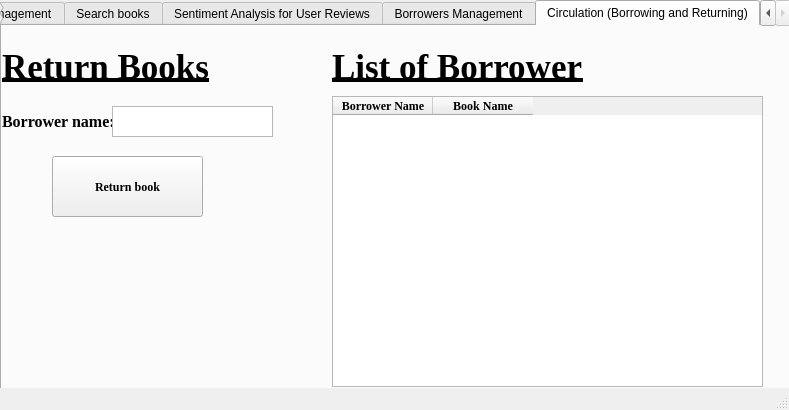
<?xml version="1.0" encoding="UTF-8"?>
<ui version="4.0">
 <class>MainWindow</class>
 <widget class="QMainWindow" name="MainWindow">
  <property name="geometry">
   <rect>
    <x>0</x>
    <y>0</y>
    <width>789</width>
    <height>410</height>
   </rect>
  </property>
  <property name="windowTitle">
   <string>MainWindow</string>
  </property>
  <widget class="QWidget" name="centralwidget">
   <widget class="QTabWidget" name="tabWidget">
    <property name="geometry">
     <rect>
      <x>0</x>
      <y>0</y>
      <width>791</width>
      <height>421</height>
     </rect>
    </property>
    <property name="currentIndex">
     <number>4</number>
    </property>
    <widget class="QWidget" name="tab">
     <attribute name="title">
      <string>Book Entry and Management</string>
     </attribute>
     <widget class="QLabel" name="label">
      <property name="geometry">
       <rect>
        <x>0</x>
        <y>0</y>
        <width>781</width>
        <height>81</height>
       </rect>
      </property>
      <property name="font">
       <font>
        <family>Times New Roman</family>
        <pointsize>26</pointsize>
        <weight>75</weight>
        <bold>true</bold>
        <underline>true</underline>
       </font>
      </property>
      <property name="text">
       <string>Register Books</string>
      </property>
     </widget>
     <widget class="QLabel" name="label_2">
      <property name="geometry">
       <rect>
        <x>0</x>
        <y>70</y>
        <width>41</width>
        <height>31</height>
       </rect>
      </property>
      <property name="font">
       <font>
        <family>Times New Roman</family>
        <pointsize>12</pointsize>
        <weight>75</weight>
        <bold>true</bold>
        <underline>false</underline>
       </font>
      </property>
      <property name="text">
       <string>Title:</string>
      </property>
     </widget>
     <widget class="QLabel" name="label_3">
      <property name="geometry">
       <rect>
        <x>0</x>
        <y>110</y>
        <width>61</width>
        <height>31</height>
       </rect>
      </property>
      <property name="font">
       <font>
        <family>Times New Roman</family>
        <pointsize>12</pointsize>
        <weight>75</weight>
        <bold>true</bold>
        <underline>false</underline>
       </font>
      </property>
      <property name="text">
       <string>Author:</string>
      </property>
     </widget>
     <widget class="QLabel" name="label_4">
      <property name="geometry">
       <rect>
        <x>0</x>
        <y>150</y>
        <width>91</width>
        <height>31</height>
       </rect>
      </property>
      <property name="font">
       <font>
        <family>Times New Roman</family>
        <pointsize>12</pointsize>
        <weight>75</weight>
        <bold>true</bold>
        <underline>false</underline>
       </font>
      </property>
      <property name="text">
       <string>Description:</string>
      </property>
     </widget>
     <widget class="QTextEdit" name="textEdit">
      <property name="geometry">
       <rect>
        <x>40</x>
        <y>70</y>
        <width>201</width>
        <height>31</height>
       </rect>
      </property>
     </widget>
     <widget class="QTextEdit" name="textEdit_2">
      <property name="geometry">
       <rect>
        <x>60</x>
        <y>110</y>
        <width>181</width>
        <height>31</height>
       </rect>
      </property>
     </widget>
     <widget class="QTextEdit" name="textEdit_3">
      <property name="geometry">
       <rect>
        <x>0</x>
        <y>180</y>
        <width>241</width>
        <height>131</height>
       </rect>
      </property>
     </widget>
     <widget class="QTableWidget" name="tableWidget">
      <property name="geometry">
       <rect>
        <x>320</x>
        <y>70</y>
        <width>311</width>
        <height>241</height>
       </rect>
      </property>
      <column>
       <property name="text">
        <string>Title</string>
       </property>
       <property name="font">
        <font>
         <family>Times New Roman</family>
         <weight>75</weight>
         <bold>true</bold>
        </font>
       </property>
      </column>
      <column>
       <property name="text">
        <string>Author</string>
       </property>
       <property name="font">
        <font>
         <family>Times New Roman</family>
         <weight>75</weight>
         <bold>true</bold>
        </font>
       </property>
      </column>
      <column>
       <property name="text">
        <string>Description</string>
       </property>
       <property name="font">
        <font>
         <family>Times New Roman</family>
         <weight>75</weight>
         <bold>true</bold>
        </font>
       </property>
      </column>
     </widget>
     <widget class="QLabel" name="label_5">
      <property name="geometry">
       <rect>
        <x>330</x>
        <y>0</y>
        <width>781</width>
        <height>81</height>
       </rect>
      </property>
      <property name="font">
       <font>
        <family>Times New Roman</family>
        <pointsize>26</pointsize>
        <weight>75</weight>
        <bold>true</bold>
        <underline>true</underline>
       </font>
      </property>
      <property name="text">
       <string>List of Books</string>
      </property>
     </widget>
     <widget class="QPushButton" name="pushButton">
      <property name="geometry">
       <rect>
        <x>70</x>
        <y>320</y>
        <width>101</width>
        <height>41</height>
       </rect>
      </property>
      <property name="font">
       <font>
        <family>Times New Roman</family>
        <weight>75</weight>
        <bold>true</bold>
       </font>
      </property>
      <property name="text">
       <string>Add Book</string>
      </property>
     </widget>
     <widget class="QPushButton" name="pushButton_2">
      <property name="geometry">
       <rect>
        <x>650</x>
        <y>110</y>
        <width>111</width>
        <height>51</height>
       </rect>
      </property>
      <property name="font">
       <font>
        <family>Times New Roman</family>
        <weight>75</weight>
        <bold>true</bold>
       </font>
      </property>
      <property name="text">
       <string>Edit Book</string>
      </property>
     </widget>
     <widget class="QPushButton" name="pushButton_5">
      <property name="geometry">
       <rect>
        <x>650</x>
        <y>190</y>
        <width>111</width>
        <height>51</height>
       </rect>
      </property>
      <property name="font">
       <font>
        <family>Times New Roman</family>
        <weight>75</weight>
        <bold>true</bold>
       </font>
      </property>
      <property name="text">
       <string>Delete Book</string>
      </property>
     </widget>
    </widget>
    <widget class="QWidget" name="tab_2">
     <attribute name="title">
      <string>Search books</string>
     </attribute>
     <widget class="QTableWidget" name="tableWidget_3">
      <property name="geometry">
       <rect>
        <x>240</x>
        <y>120</y>
        <width>311</width>
        <height>241</height>
       </rect>
      </property>
      <column>
       <property name="text">
        <string>Title</string>
       </property>
       <property name="font">
        <font>
         <family>Times New Roman</family>
         <weight>75</weight>
         <bold>true</bold>
        </font>
       </property>
      </column>
      <column>
       <property name="text">
        <string>Author</string>
       </property>
       <property name="font">
        <font>
         <family>Times New Roman</family>
         <weight>75</weight>
         <bold>true</bold>
        </font>
       </property>
      </column>
      <column>
       <property name="text">
        <string>Description</string>
       </property>
       <property name="font">
        <font>
         <family>Times New Roman</family>
         <weight>75</weight>
         <bold>true</bold>
        </font>
       </property>
      </column>
     </widget>
     <widget class="QLabel" name="label_11">
      <property name="geometry">
       <rect>
        <x>290</x>
        <y>0</y>
        <width>211</width>
        <height>81</height>
       </rect>
      </property>
      <property name="font">
       <font>
        <family>Times New Roman</family>
        <pointsize>26</pointsize>
        <weight>75</weight>
        <bold>true</bold>
        <underline>true</underline>
       </font>
      </property>
      <property name="text">
       <string>Search Books</string>
      </property>
     </widget>
     <widget class="QTextEdit" name="textEdit_7">
      <property name="geometry">
       <rect>
        <x>240</x>
        <y>80</y>
        <width>231</width>
        <height>31</height>
       </rect>
      </property>
     </widget>
     <widget class="QPushButton" name="pushButton_6">
      <property name="geometry">
       <rect>
        <x>480</x>
        <y>82</y>
        <width>61</width>
        <height>31</height>
       </rect>
      </property>
      <property name="font">
       <font>
        <family>Times New Roman</family>
        <weight>75</weight>
        <bold>true</bold>
       </font>
      </property>
      <property name="text">
       <string>Search</string>
      </property>
     </widget>
    </widget>
    <widget class="QWidget" name="tab_3">
     <attribute name="title">
      <string>Sentiment Analysis for User Reviews</string>
     </attribute>
     <widget class="QLabel" name="label_12">
      <property name="geometry">
       <rect>
        <x>230</x>
        <y>10</y>
        <width>491</width>
        <height>81</height>
       </rect>
      </property>
      <property name="font">
       <font>
        <family>Times New Roman</family>
        <pointsize>26</pointsize>
        <weight>75</weight>
        <bold>true</bold>
        <underline>true</underline>
       </font>
      </property>
      <property name="text">
       <string>Enter Book Reviews:</string>
      </property>
     </widget>
     <widget class="QTextEdit" name="textEdit_8">
      <property name="geometry">
       <rect>
        <x>230</x>
        <y>100</y>
        <width>311</width>
        <height>141</height>
       </rect>
      </property>
     </widget>
     <widget class="QPushButton" name="pushButton_7">
      <property name="geometry">
       <rect>
        <x>300</x>
        <y>250</y>
        <width>151</width>
        <height>51</height>
       </rect>
      </property>
      <property name="font">
       <font>
        <family>Times New Roman</family>
        <weight>75</weight>
        <bold>true</bold>
       </font>
      </property>
      <property name="text">
       <string>Analyze Sentiment</string>
      </property>
     </widget>
    </widget>
    <widget class="QWidget" name="tab_4">
     <attribute name="title">
      <string>Borrowers Management</string>
     </attribute>
     <widget class="QLabel" name="label_13">
      <property name="geometry">
       <rect>
        <x>0</x>
        <y>0</y>
        <width>251</width>
        <height>81</height>
       </rect>
      </property>
      <property name="font">
       <font>
        <family>Times New Roman</family>
        <pointsize>26</pointsize>
        <weight>75</weight>
        <bold>true</bold>
        <underline>true</underline>
       </font>
      </property>
      <property name="text">
       <string>Add Borrowers</string>
      </property>
     </widget>
     <widget class="QLabel" name="label_14">
      <property name="geometry">
       <rect>
        <x>0</x>
        <y>70</y>
        <width>111</width>
        <height>31</height>
       </rect>
      </property>
      <property name="font">
       <font>
        <family>Times New Roman</family>
        <pointsize>12</pointsize>
        <weight>75</weight>
        <bold>true</bold>
        <underline>false</underline>
       </font>
      </property>
      <property name="text">
       <string>Borrower name:</string>
      </property>
     </widget>
     <widget class="QLabel" name="label_15">
      <property name="geometry">
       <rect>
        <x>0</x>
        <y>110</y>
        <width>111</width>
        <height>31</height>
       </rect>
      </property>
      <property name="font">
       <font>
        <family>Times New Roman</family>
        <pointsize>12</pointsize>
        <weight>75</weight>
        <bold>true</bold>
        <underline>false</underline>
       </font>
      </property>
      <property name="text">
       <string>Book name:</string>
      </property>
     </widget>
     <widget class="QTextEdit" name="textEdit_9">
      <property name="geometry">
       <rect>
        <x>110</x>
        <y>70</y>
        <width>151</width>
        <height>31</height>
       </rect>
      </property>
     </widget>
     <widget class="QTextEdit" name="textEdit_10">
      <property name="geometry">
       <rect>
        <x>90</x>
        <y>110</y>
        <width>171</width>
        <height>31</height>
       </rect>
      </property>
     </widget>
     <widget class="QLabel" name="label_16">
      <property name="geometry">
       <rect>
        <x>330</x>
        <y>0</y>
        <width>251</width>
        <height>81</height>
       </rect>
      </property>
      <property name="font">
       <font>
        <family>Times New Roman</family>
        <pointsize>26</pointsize>
        <weight>75</weight>
        <bold>true</bold>
        <underline>true</underline>
       </font>
      </property>
      <property name="text">
       <string>List of Borrowers</string>
      </property>
     </widget>
     <widget class="QTableWidget" name="tableWidget_4">
      <property name="geometry">
       <rect>
        <x>330</x>
        <y>70</y>
        <width>431</width>
        <height>291</height>
       </rect>
      </property>
      <column>
       <property name="text">
        <string>Borrower Name</string>
       </property>
       <property name="font">
        <font>
         <family>Times New Roman</family>
         <weight>75</weight>
         <bold>true</bold>
        </font>
       </property>
      </column>
      <column>
       <property name="text">
        <string>Book Name</string>
       </property>
       <property name="font">
        <font>
         <family>Times New Roman</family>
         <weight>75</weight>
         <bold>true</bold>
        </font>
       </property>
      </column>
     </widget>
     <widget class="QPushButton" name="pushButton_8">
      <property name="geometry">
       <rect>
        <x>50</x>
        <y>160</y>
        <width>151</width>
        <height>61</height>
       </rect>
      </property>
      <property name="font">
       <font>
        <family>Times New Roman</family>
        <weight>75</weight>
        <bold>true</bold>
       </font>
      </property>
      <property name="text">
       <string>Add Borrower</string>
      </property>
     </widget>
    </widget>
    <widget class="QWidget" name="tab_5">
     <attribute name="title">
      <string>Circulation (Borrowing and Returning)</string>
     </attribute>
     <widget class="QLabel" name="label_17">
      <property name="geometry">
       <rect>
        <x>330</x>
        <y>0</y>
        <width>251</width>
        <height>81</height>
       </rect>
      </property>
      <property name="font">
       <font>
        <family>Times New Roman</family>
        <pointsize>26</pointsize>
        <weight>75</weight>
        <bold>true</bold>
        <underline>true</underline>
       </font>
      </property>
      <property name="text">
       <string>List of Borrowers</string>
      </property>
     </widget>
     <widget class="QTableWidget" name="tableWidget_5">
      <property name="geometry">
       <rect>
        <x>330</x>
        <y>70</y>
        <width>431</width>
        <height>291</height>
       </rect>
      </property>
      <column>
       <property name="text">
        <string>Borrower Name</string>
       </property>
       <property name="font">
        <font>
         <family>Times New Roman</family>
         <weight>75</weight>
         <bold>true</bold>
        </font>
       </property>
      </column>
      <column>
       <property name="text">
        <string>Book Name</string>
       </property>
       <property name="font">
        <font>
         <family>Times New Roman</family>
         <weight>75</weight>
         <bold>true</bold>
        </font>
       </property>
      </column>
     </widget>
     <widget class="QLabel" name="label_18">
      <property name="geometry">
       <rect>
        <x>0</x>
        <y>80</y>
        <width>111</width>
        <height>31</height>
       </rect>
      </property>
      <property name="font">
       <font>
        <family>Times New Roman</family>
        <pointsize>12</pointsize>
        <weight>75</weight>
        <bold>true</bold>
        <underline>false</underline>
       </font>
      </property>
      <property name="text">
       <string>Borrower name:</string>
      </property>
     </widget>
     <widget class="QTextEdit" name="textEdit_11">
      <property name="geometry">
       <rect>
        <x>110</x>
        <y>80</y>
        <width>161</width>
        <height>31</height>
       </rect>
      </property>
     </widget>
     <widget class="QPushButton" name="pushButton_9">
      <property name="geometry">
       <rect>
        <x>50</x>
        <y>130</y>
        <width>151</width>
        <height>61</height>
       </rect>
      </property>
      <property name="font">
       <font>
        <family>Times New Roman</family>
        <weight>75</weight>
        <bold>true</bold>
       </font>
      </property>
      <property name="text">
       <string>Return book</string>
      </property>
     </widget>
     <widget class="QLabel" name="label_19">
      <property name="geometry">
       <rect>
        <x>0</x>
        <y>0</y>
        <width>251</width>
        <height>81</height>
       </rect>
      </property>
      <property name="font">
       <font>
        <family>Times New Roman</family>
        <pointsize>26</pointsize>
        <weight>75</weight>
        <bold>true</bold>
        <underline>true</underline>
       </font>
      </property>
      <property name="text">
       <string>Return Books</string>
      </property>
     </widget>
    </widget>
   </widget>
  </widget>
  <widget class="QStatusBar" name="statusbar"/>
 </widget>
 <resources/>
 <connections/>
</ui>
